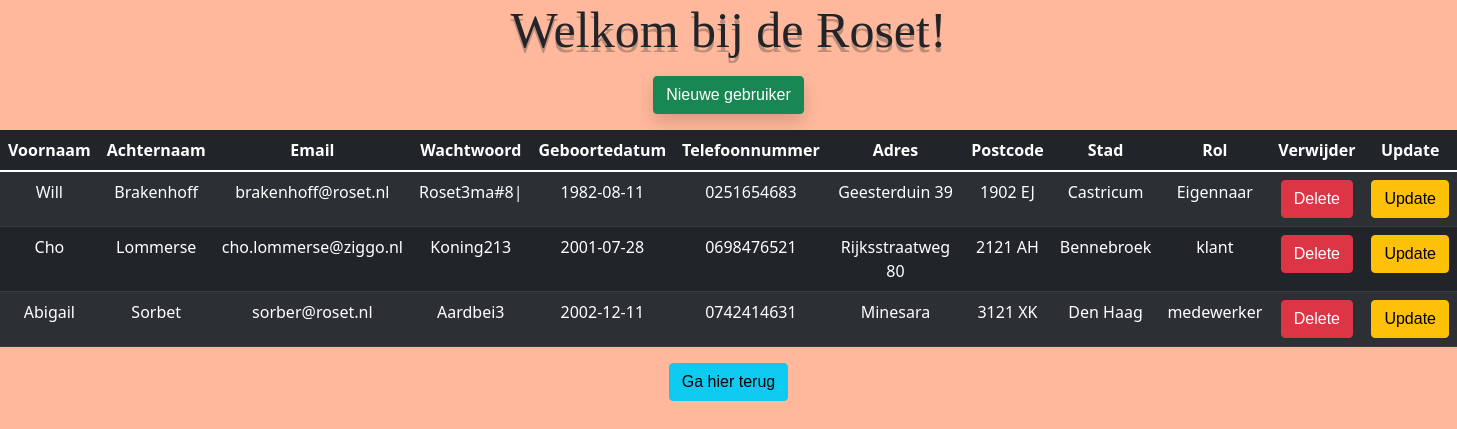
Page /user_overzicht.php on the committed database.
### tables this page shows
CREATE TABLE `user` (
  `id` int(11) NOT NULL,
  `voornaam` varchar(100) NOT NULL,
  `achternaam` varchar(100) NOT NULL,
  `email` varchar(100) NOT NULL,
  `wachtwoord` varchar(100) NOT NULL,
  `geboortedatum` date NOT NULL,
  `telefoon` varchar(10) NOT NULL,
  `adres` varchar(50) NOT NULL,
  `postcode` varchar(50) NOT NULL,
  `stad` varchar(50) NOT NULL,
  `rol` varchar(50) NOT NULL
);

### classes/database.php (called while the page is built)
<?php
class Database
{
   private $host  = "localhost";
   private $dbuser = "root";
   private $dbpass = "";
   private $dbname = "roset";
   private $conn;
   public function __construct()
   {
      $this->conn =  mysqli_connect($this->host, $this->dbuser, $this->dbpass, $this->dbname);
   }
   public function getConnection()
   {
      return $this->conn;
   }
}

### user_overzicht.php (the view, shortened to what this page needs)
<?php require 'classes/database.php';
$sql = "SELECT * FROM user";
if ($result = mysqli_query((new Database())->getConnection(), $sql)) {
   $users = mysqli_fetch_all($result, MYSQLI_ASSOC);
}
?>
<!DOCTYPE html>
<html lang="en">
<head>
   <link href="https://cdn.jsdelivr.net/npm/bootstrap@5.1.3/dist/css/bootstrap.min.css" rel="stylesheet">
   <link rel="stylesheet" href="css/style.css">
</head>
<body>
   <header>
      <h1>Welkom bij de Roset!</h1>
   </header>
   <a href="user_registreer.php" class="shadow btn btn-success">Nieuwe gebruiker</a>
   <table class="table table-striped table-dark">
      <thead>
         <tr>
            <th>Voornaam</th>
            <th>Achternaam</th>
            <th>Email</th>
            <th>Wachtwoord</th>
            <th>Geboortedatum</th>
            <th>Telefoonnummer</th>
            <th>Adres</th>
            <th>Postcode</th>
            <th>Stad</th>
            <th>Rol</th>
            <th>Verwijder</th>
            <th>Update</th>
         </tr>
      </thead>
      <tbody>
         <?php foreach ($users as $user) : ?>
            <tr>
               <td><?php echo $user["voornaam"] ?></td>
               <td><?php echo $user["achternaam"] ?></td>
               <td><?php echo $user["email"] ?></td>
               <td><?php echo $user["wachtwoord"] ?></td>
               <td><?php echo $user["geboortedatum"] ?></td>
               <td><?php echo $user["telefoon"] ?></td>
               <td><?php echo $user["adres"] ?></td>
               <td><?php echo $user["postcode"] ?></td>
               <td><?php echo $user["stad"] ?></td>
               <td><?php echo $user["rol"] ?></td>
               <td><a href="user_delete.php?id=<?php echo $user["id"] ?>" class="btn btn-danger">Delete</a></td>
               <td><a href="user_update.php?id=<?php echo $user["id"] ?>" class="btn btn-warning">Update</a></td>
            </tr>
         <?php endforeach; ?>
      </tbody>
   </table>
   <footer>
      <a href="index.php" class="btn btn-info">Ga hier terug</a>
   </footer>
</body>
</html>

### css/style.css (style rules this page uses)
body { background-color: rgb(255, 184, 155); text-align: center; }
a { font-family: "Franklin Gothic Medium", "Arial Narrow", Arial, sans-serif; }
h1 { font-family: "Times New Roman", Times, serif; font-size: 50px; text-shadow: 0px 5px #47474760; }

### rows in the picture
user: voornaam "Will", achternaam "Brakenhoff", email "brakenhoff@roset.nl", wachtwoord "Roset3ma#8|", geboortedatum "1982-08-11", telefoon "0251654683", adres "Geesterduin 39", postcode "1902 EJ", stad "Castricum", rol "Eigennaar"
user: voornaam "Cho", achternaam "Lommerse", email "cho.lommerse@ziggo.nl", wachtwoord "Koning213", geboortedatum "2001-07-28", telefoon "0698476521", adres "Rijksstraatweg 80", postcode "2121 AH", stad "Bennebroek", rol "klant"
user: voornaam "Abigail", achternaam "Sorbet", email "sorber@roset.nl", wachtwoord "Aardbei3", geboortedatum "2002-12-11", telefoon "0742414631", adres "Minesara", postcode "3121 XK", stad "Den Haag", rol "medewerker"
